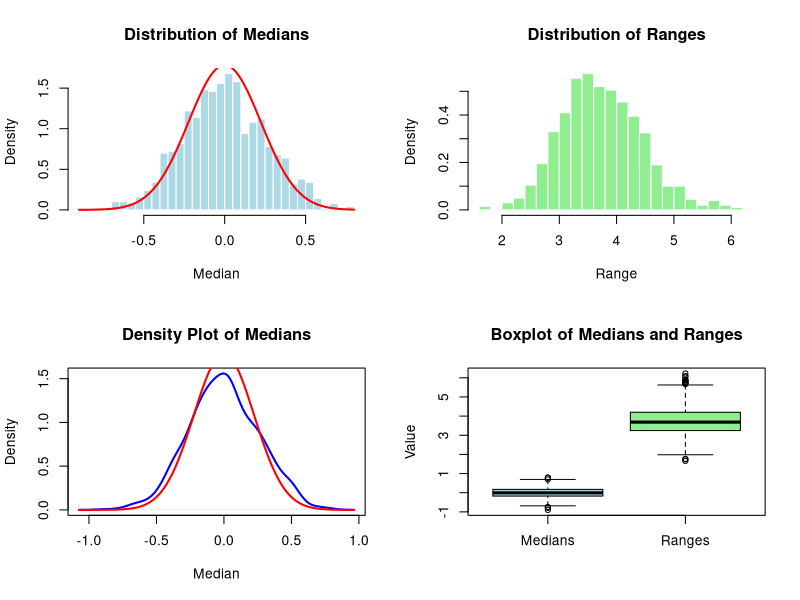

Write the R code that produced this figure.
# Lab 5: Distribution of Medians and Ranges from Sampled Populations								
								
# Parameters								
mu <- 0								
sigma <- 1								
n <- 20								
N_sim <- 1000								
								
# Initialize vectors								
medians <- numeric(N_sim)								
ranges <- numeric(N_sim)								
								
# Simulation								
set.seed(123)								
for (i in 1:N_sim) {								
  data <- rnorm(n, mean = mu, sd = sigma)								
  medians[i] <- median(data)								
  ranges[i] <- max(data) - min(data)								
}								
								
# Graphical Output								
par(mfrow = c(2, 2))								
								
# Histogram of medians								
hist(medians, breaks = 30, col = "lightblue", probability = TRUE, main = "Distribution of Medians", xlab = "Median", border = "white")								
curve(dnorm(x, mean = mu, sd = sigma/sqrt(n)), add = TRUE, col = "red", lwd = 2)								
								
# Histogram of ranges								
hist(ranges, breaks = 30, col = "lightgreen", probability = TRUE, main = "Distribution of Ranges", xlab = "Range", border = "white")								
								
# Density plot of medians								
plot(density(medians), col = "blue", lwd = 2, main = "Density Plot of Medians", xlab = "Median")								
curve(dnorm(x, mean = mu, sd = sigma/sqrt(n)), add = TRUE, col = "red", lwd = 2)								
								
# Boxplot of medians and ranges								
boxplot(list(Medians = medians, Ranges = ranges), col = c("lightblue", "lightgreen"), main = "Boxplot of Medians and Ranges", ylab = "Value")								
